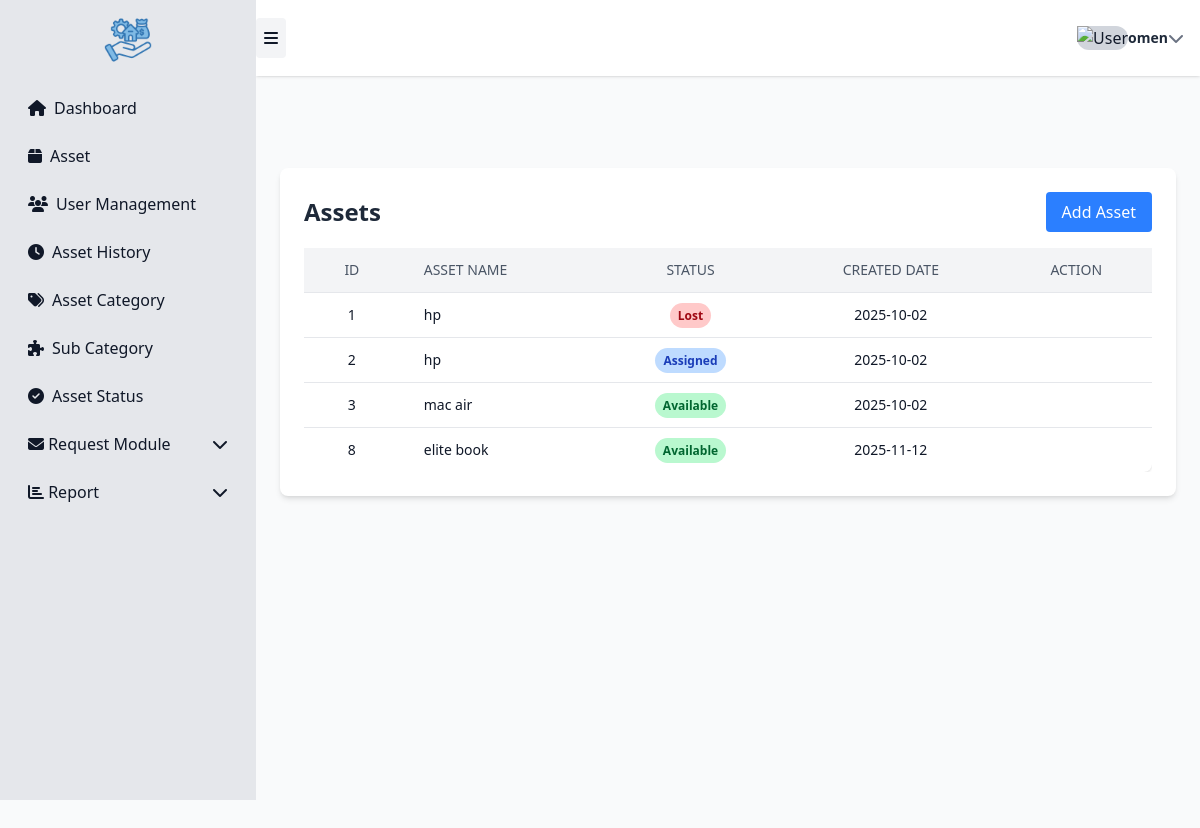
The app's page /asset/status/ (signed in), older data.
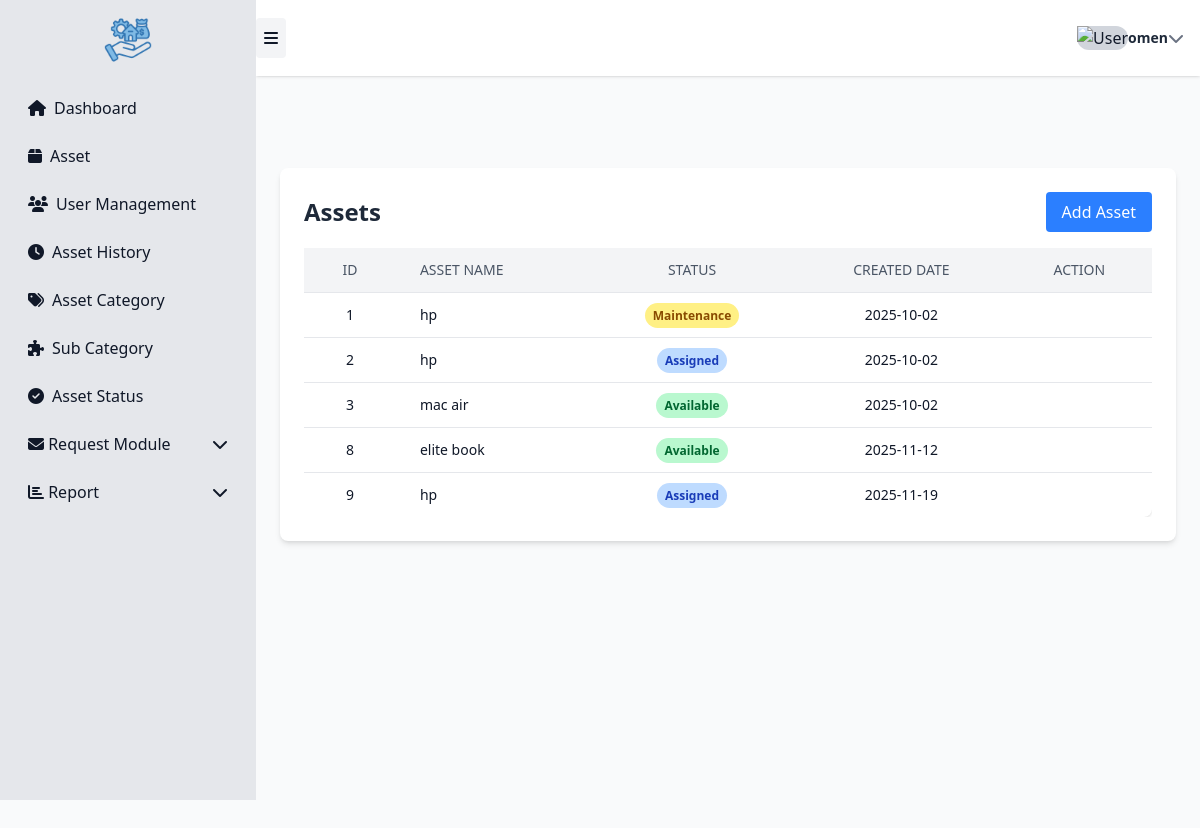
The same page, newer data.
### asset1/models.py (models this page shows, shortened)
class Asset(models.Model):
    STATUS_AVAILABLE = "available"
    STATUS_ASSIGNED = "assigned"
    STATUS_MAINTENANCE = "maintenance"
    STATUS_LOST = "lost"
    STATUS_RETIRED = "retired"
    STATUS_CHOICES = [
        (STATUS_AVAILABLE, "Available"),
        (STATUS_ASSIGNED, "Assigned"),
        (STATUS_MAINTENANCE, "Maintenance"),
        (STATUS_LOST, "Lost"),
        (STATUS_RETIRED, "Retired"),
    ]
    uuid = models.UUIDField(default=uuid.uuid4, editable=False, unique=True)
    name = models.CharField(max_length=200)
    category = models.ForeignKey(Category, on_delete=models.PROTECT, related_name="assets")
    serial_number = models.CharField(max_length=200, blank=True, null=True, unique=True)
    description = models.TextField(blank=True)
    location = models.ForeignKey(Location, on_delete=models.SET_NULL, null=True, blank=True)
    status = models.CharField(max_length=32, choices=STATUS_CHOICES, default=STATUS_AVAILABLE)
    assigned_to = models.ForeignKey(settings.AUTH_USER_MODEL, null=True, blank=True,
                                    on_delete=models.SET_NULL, related_name="assigned_assets")
    acquired_date = models.DateField(null=True, blank=True)
    purchase_price = models.DecimalField(max_digits=12, decimal_places=2, null=True, blank=True)
    is_active = models.BooleanField(default=True)
    created_at = models.DateTimeField(auto_now_add=True)
    updated_at = models.DateTimeField(auto_now=True)

### asset1/views.py (the view)
# urls.py: path('asset/status/', views.asset_status, name='asset_status'),
@login_required
def asset_status(request):
    assets = Asset.objects.all().order_by('id')
    return render(request, 'asset1/asset_status.html', {'assets': assets})

### asset1/templates/asset1/asset_status.html (shortened to what this page needs)
{% extends "asset1/sidebar.html" %}
{% load static %}
{% block page_content %}
<div class="max-w-6xl mx-auto mt-10 p-6 bg-white rounded-lg shadow-md">
  <div class="flex justify-between items-center mb-4">
    <h2 class="text-2xl font-bold text-gray-800">Assets</h2>
    <a href="{% url 'asset1:asset-create' %}"
       class="px-4 py-2 bg-blue-500 text-white rounded hover:bg-blue-600 transition">
      Add Asset
    </a>
  </div>
  <div class="overflow-x-auto">
    <table class="min-w-full divide-y divide-gray-200 rounded-lg shadow-sm" id="assetTable">
      <thead class="bg-gray-100">
        <tr>
          <th class="px-6 py-3 text-center text-sm font-medium text-gray-600 uppercase">ID</th>
          <th class="px-6 py-3 text-left text-sm font-medium text-gray-600 uppercase">Asset Name</th>
          <th class="px-6 py-3 text-center text-sm font-medium text-gray-600 uppercase">Status</th>
          <th class="px-6 py-3 text-center text-sm font-medium text-gray-600 uppercase">Created Date</th>
          <th class="px-6 py-3 text-center text-sm font-medium text-gray-600 uppercase">Action</th>
        </tr>
      </thead>
      <tbody class="bg-white divide-y divide-gray-200">
        {% for asset in assets %}
        <tr class="hover:bg-gray-50">
          <td class="px-6 py-3 text-center text-sm">{{ asset.id }}</td>
          <td class="px-6 py-3 text-sm">{{ asset.name }}</td>
          <td class="px-6 py-3 text-center text-sm">
            {% if asset.status == 'available' %}
              <span class="px-2 py-1 bg-green-200 text-green-800 rounded-full text-xs font-semibold">Available</span>
            {% elif asset.status == 'assigned' %}
              <span class="px-2 py-1 bg-blue-200 text-blue-800 rounded-full text-xs font-semibold">Assigned</span>
            {% elif asset.status == 'maintenance' %}
              <span class="px-2 py-1 bg-yellow-200 text-yellow-800 rounded-full text-xs font-semibold">Maintenance</span>
            {% elif asset.status == 'lost' %}
              <span class="px-2 py-1 bg-red-200 text-red-800 rounded-full text-xs font-semibold">Lost</span>
            {% elif asset.status == 'retired' %}
              <span class="px-2 py-1 bg-gray-300 text-gray-800 rounded-full text-xs font-semibold">Retired</span>
            {% endif %}
          </td>
          <td class="px-6 py-3 text-center text-sm">{{ asset.created_at|date:"Y-m-d" }}</td>
        </tr>
        {% empty %}
        <tr>
          <td colspan="5" class="px-6 py-4 text-center text-gray-500 text-sm">No assets found.</td>
        </tr>
        {% endfor %}
      </tbody>
    </table>
  </div>
</div>
{% endblock %}

Row changes from the older to the newer data that the page shows:
changed Asset id 1: status "Lost" → "Maintenance"
added Asset: id "9", name "hp", status "Assigned", created_at "2025-11-19"
